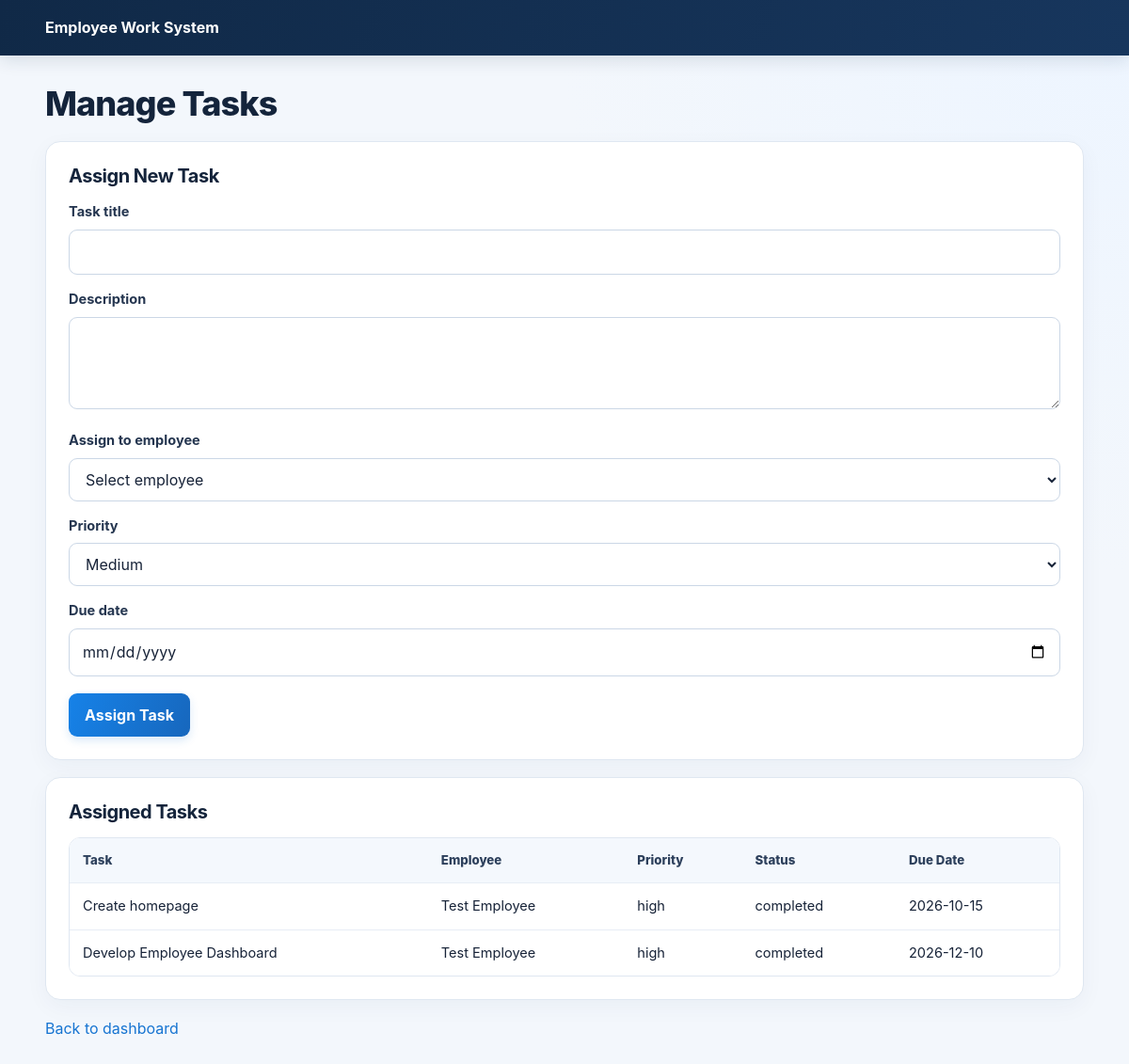
Screenshot of /manager/tasks.php (signed in) with the database file from the repository.
### tables this page shows
CREATE TABLE `tasks` (
  `id` int(10) UNSIGNED NOT NULL,
  `title` varchar(200) NOT NULL,
  `description` text DEFAULT NULL,
  `assigned_to` int(10) UNSIGNED NOT NULL,
  `assigned_by` int(10) UNSIGNED NOT NULL,
  `priority` enum('low','medium','high') DEFAULT 'medium',
  `status` enum('todo','in_progress','completed') DEFAULT 'todo',
  `start_date` date DEFAULT NULL,
  `due_date` date NOT NULL,
  `completed_at` datetime DEFAULT NULL,
  `created_at` timestamp NOT NULL DEFAULT current_timestamp(),
  `updated_at` timestamp NOT NULL DEFAULT current_timestamp() ON UPDATE current_timestamp()
);

CREATE TABLE `users` (
  `id` int(10) UNSIGNED NOT NULL,
  `name` varchar(100) NOT NULL,
  `email` varchar(150) NOT NULL,
  `password` varchar(255) NOT NULL,
  `role` enum('manager','employee') NOT NULL DEFAULT 'employee',
  `created_at` timestamp NOT NULL DEFAULT current_timestamp()
);

### manager/tasks.php (the view, shortened to what this page needs)
<?php
require_once __DIR__ . '/../config/db.php';
$employees = $pdo->query(
    "SELECT id, name FROM users
     WHERE role = 'employee'
     ORDER BY name"
)->fetchAll();
$tasks = $pdo->query(
    "SELECT t.*, e.name AS employee_name
     FROM tasks t
     JOIN users e ON e.id = t.assigned_to
     ORDER BY t.id DESC"
)->fetchAll();
require_once __DIR__ . '/../includes/header.php';
?>
<h1>Manage Tasks</h1>
<section class="panel">
    <h2>Assign New Task</h2>
    <?php if (!$employees): ?>
        <p>Create an employee account before assigning a task.</p>
    <?php else: ?>
    <form method="post">
        <label for="title">Task title</label>
        <input id="title" name="title" required maxlength="200">
        <label for="description">Description</label>
        <textarea id="description" name="description" rows="3"></textarea>
        <label for="assigned_to">Assign to employee</label>
        <select id="assigned_to" name="assigned_to" required>
            <option value="">Select employee</option>
        </select>
        <label for="priority">Priority</label>
        <select id="priority" name="priority">
            <option value="medium" selected>Medium</option>
        </select>
        <label for="due_date">Due date</label>
        <input id="due_date" type="date" name="due_date"
               min="<?= date('Y-m-d') ?>" required>
        <button type="submit">Assign Task</button>
    </form>
    <?php endif; ?>
</section>
<section class="panel">
    <h2>Assigned Tasks</h2>
    <?php if (!$tasks): ?>
        <p>No tasks assigned yet.</p>
    <?php else: ?>
    <div class="table-wrap">
        <table>
            <thead>
                <tr>
                    <th>Task</th>
                    <th>Employee</th>
                    <th>Priority</th>
                    <th>Status</th>
                    <th>Due Date</th>
                </tr>
            </thead>
            <tbody>
            <?php foreach ($tasks as $task): ?>
                <tr>
                    <td><?= htmlspecialchars($task['title']) ?></td>
                    <td><?= htmlspecialchars($task['employee_name']) ?></td>
                    <td><?= htmlspecialchars($task['priority']) ?></td>
                    <td><?= htmlspecialchars($task['status']) ?></td>
                    <td><?= htmlspecialchars($task['due_date']) ?></td>
                </tr>
            <?php endforeach; ?>
            </tbody>
        </table>
    </div>
    <?php endif; ?>
</section>
<p><a href="dashboard.php">Back to dashboard</a></p>
</main>
</body>
</html>

### assets/style.css (style rules this page uses)
:root { font-family:Inter,system-ui,-apple-system,"Segoe UI",Arial,sans-serif;color:#172338;background:#f3f7fc;--navy:#17365d;--blue:#1674d1;--border:#dfe7f1;--muted:#64748b }
* { box-sizing:border-box }
body { margin:0;min-height:100vh;line-height:1.55;background:radial-gradient(circle at top right,#edf5ff 0,#f3f7fc 38rem) }
a { color:#1674d1;text-decoration:none }
h1,h2,h3 { color:#14243b;letter-spacing:-.025em;line-height:1.2 }
h1 { margin:0 0 10px;font-size:clamp(1.7rem,3vw,2.35rem);font-weight:800 }
h2 { margin:0 0 15px;font-size:1.25rem;font-weight:750 }
.panel { background:#fff;border:1px solid var(--border);border-radius:16px;padding:24px;margin:18px 0;box-shadow:0 7px 24px rgba(25,55,90,.045) }
label { display:block;margin:15px 0 7px;font-size:.91rem;font-weight:700;color:#253650 }
input,textarea,select { width:100%;padding:11px 13px;border:1px solid #cbd7e6;border-radius:9px;background:#fff;color:#172338;font:inherit;transition:border-color .15s,box-shadow .15s }
textarea { resize:vertical;min-height:90px }
button { display:inline-flex;align-items:center;justify-content:center;gap:8px;margin-top:18px;padding:11px 17px;border:0;border-radius:9px;background:linear-gradient(110deg,#1682e8,#1767bd);color:#fff;font:inherit;font-weight:750;cursor:pointer;box-shadow:0 4px 10px rgba(22,116,209,.16) }
.table-wrap { width:100%;overflow-x:auto;border:1px solid var(--border);border-radius:12px }
table { width:100%;border-collapse:collapse;background:#fff }
th,td { text-align:left;vertical-align:top;padding:13px 14px;border-bottom:1px solid #e7edf5 }
th { background:#f4f8fd;color:#2d405c;font-size:.83rem;font-weight:800;white-space:nowrap }
td { font-size:.91rem }
tbody tr:last-child td { border-bottom:0 }

### rows the page displays
tasks: title "Create homepage", assigned_to.name "Test Employee", priority "high", status "completed", due_date "2026-10-15"
tasks: title "Develop Employee Dashboard", assigned_to.name "Test Employee", priority "high", status "completed", due_date "2026-12-10"
